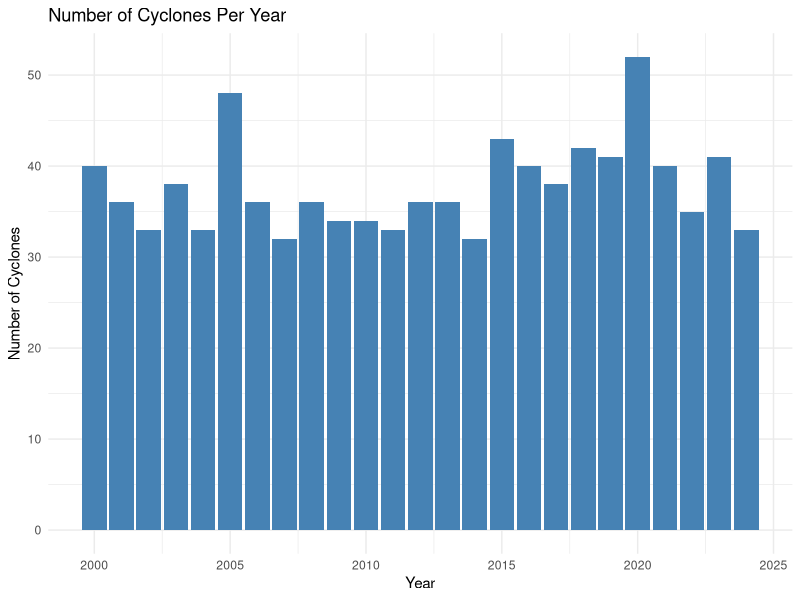
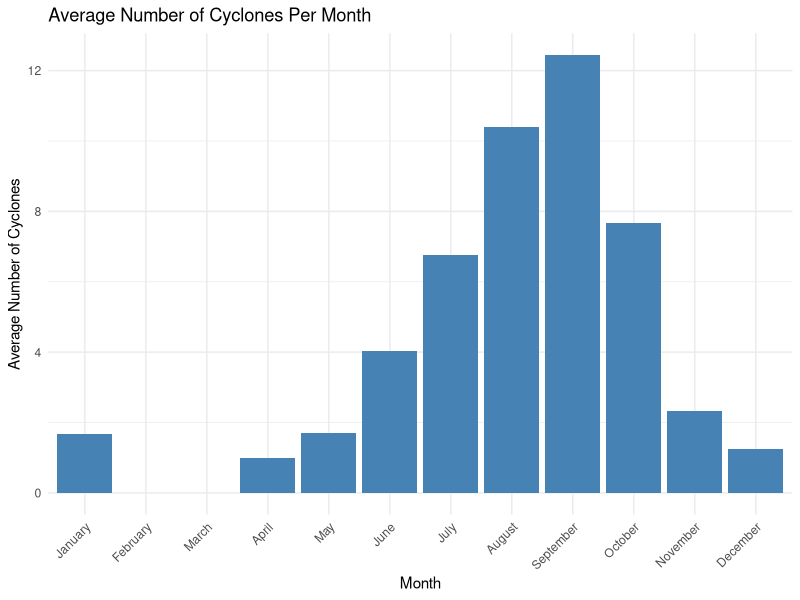
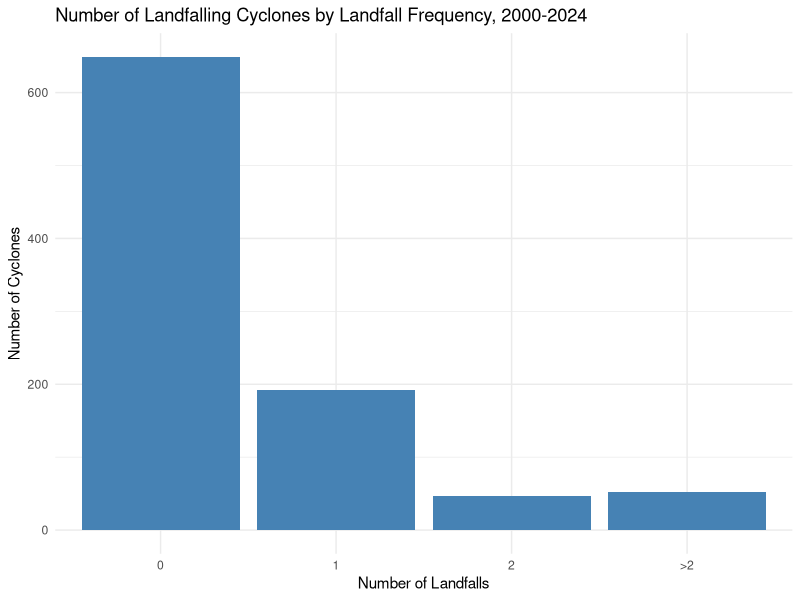
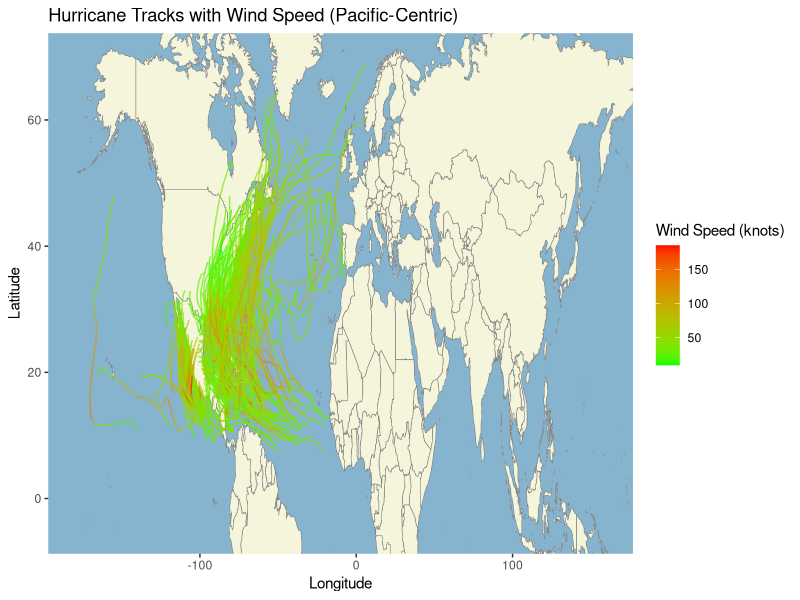

The R script that drew these images, in order:
# in this script, we perform an exploratory data analysis of our cyclone
# track data from the HURDAT2 data set
# we are interested in the number of cyclones per year, how many make landfall 
# and any seasonality effects

library(dplyr)
library(magrittr)
library(here)
library(tidyr)
library(ggplot2)
library(stringr)


#==============================================================================
# we load our data set
#==============================================================================

hurricane_data <- read.csv(here("data", "derived", "hurricane-data.csv"))


#==============================================================================
# we want to plot the number of cyclones per year from 2000-2024 
#==============================================================================

cyclones_per_year <- hurricane_data %>%
  group_by(YEAR, STORM_ID) %>%
  summarise() %>%
  group_by(YEAR) %>%
  summarise(CYCLONE_NUM = n())

# Plot
p1 <- ggplot(cyclones_per_year, aes(x = YEAR, y = CYCLONE_NUM)) +
  geom_col(fill = "steelblue") +
  labs(title = "Number of Cyclones Per Year",
       x = "Year",
       y = "Number of Cyclones") +
  theme_minimal()

# save output
ggsave(here("outputs", "cyclones-per-year.pdf"), 
       plot = p1, 
       height = 4.5, 
       width = 6, 
       dpi=300)


#==============================================================================
# since cyclone numbers have stayed relatively constant (besides two peaks)
# over the years, we check for a monthly seasonality component 
#==============================================================================

# calculate average number of cyclones per month (across 2000-2024)
cyclones_per_month_and_year <- hurricane_data %>%
  group_by(YEAR, MONTH, STORM_ID) %>%
  summarise() %>%
  group_by(YEAR, MONTH) %>%
  summarise(CYCLONE_NUM = n())

avg_cyclones_per_month <- cyclones_per_month_and_year %>%
  group_by(MONTH) %>%
  summarise(AVG_CYCLONES = mean(CYCLONE_NUM))

# we notice some months are missing from our data set
# this is because no cyclones occurred in those months
# we now add the missing months with an avg cyclone count of zero
all_months <- data.frame(MONTH = 1:12)
avg_cyclones_per_month <- left_join(all_months, 
                                        avg_cyclones_per_month, 
                                        by = "MONTH")

# replace month numbers with month names
avg_cyclones_per_month <- avg_cyclones_per_month %>%
  mutate(AVG_CYCLONES = replace_na(AVG_CYCLONES, 0), MONTH = month.name)


# plot average number of cyclones per month
p2 <- ggplot(avg_cyclones_per_month, aes(x = factor(MONTH, levels = MONTH), 
                                         y = AVG_CYCLONES)) +
  geom_col(fill = "steelblue") +
  labs(title = "Average Number of Cyclones Per Month",
       x = "Month",
       y = "Average Number of Cyclones") +
  theme_minimal() + 
  theme(axis.text.x = element_text(angle = 45,vjust = 1,hjust = 1))

# we see a significant increase in the number of cyclones in July-October

# save output
ggsave(here("outputs", "avg-cyclones-per-month.pdf"), 
       plot = p2,
       height = 4.5,
       width = 6, dpi=300)

#==============================================================================
# we now want to look closer into cyclone that landfall
#==============================================================================

# number of landfalls for each cyclone
landfall_statistics <- hurricane_data %>%
  group_by(STORM_ID) %>%
  summarise(LANDFALL_NUM = sum(RECORD_ID == "L"))

# categorise cyclones based on how many times they landfall
landfall_statistics <- landfall_statistics %>%
  mutate(CATEGORY = case_when(
    LANDFALL_NUM == 0 ~ '0',
    LANDFALL_NUM == 1 ~ '1',
    LANDFALL_NUM == 2 ~ '2',
    LANDFALL_NUM > 2  ~ ">2"))

# Count how many cyclones fall into each category
landfall_summary <- landfall_statistics %>%
  group_by(CATEGORY) %>%
  summarise(NUM = n())

# plot results
p3 <- ggplot(landfall_summary, aes(x = factor(CATEGORY, levels = CATEGORY), y = NUM)) +
  geom_col(fill = "steelblue") +
  labs(title = "Number of Landfalling Cyclones by Landfall Frequency, 2000-2024",
       x = "Number of Landfalls",
       y = "Number of Cyclones") +
  theme_minimal()

# save output
ggsave(here("outputs", "nbr-cyclone-landfalls.pdf"), 
       plot = p3, 
       height = 4.5, 
       width = 6, 
       dpi=300)

#==============================================================================
# we also want to inspect cyclone paths for cyclones that landfall
#==============================================================================

# we load our world map data
world <- map_data("world")


# we now select all the hurricanes that landfall at least once
landfall_hurricanes <- hurricane_data %>%
  filter(RECORD_ID == "L") %>%
  distinct(STORM_ID)

landfall_data <- hurricane_data %>%
  filter(STORM_ID %in% landfall_hurricanes$STORM_ID)


landfall_data <- landfall_data %>%
  mutate(TIME = sprintf("%04s", as.integer(TIME)),
    DATE_TIME = as.POSIXct(paste(YEAR, 
                                 MONTH, 
                                 DAY, 
                                 str_sub(TIME, 1, 2), 
                                 str_sub(TIME, 3, 4)),
                      format = "%Y %m %d %H %M"))

# plot map
p4 <- ggplot() +
  # Base world map 
  geom_polygon(data = world,
               aes(x = long, y = lat, group = group), 
               fill = "beige", 
               col = "#808080", 
               size = 0.2) +  
  theme(panel.background = element_rect(fill = "#86B3CD", color = NA),
        panel.grid.major = element_blank(), panel.grid.minor = element_blank()) +
  
  geom_path(data = landfall_data, aes(x = LON, 
                                      y = LAT, 
                                      group = STORM_ID, 
                                      color = WIND), 
            size = 0.5, alpha = 0.7) +
  scale_color_gradient(low = "green", high = "red") + 
  coord_cartesian( xlim = c(-180, 160), ylim = c(-5, 70)) + 
  labs(title = "Hurricane Tracks with Wind Speed (Pacific-Centric)",
       x = "Longitude", 
       y = "Latitude", 
       color = "Wind Speed (knots)") +
  theme(legend.position = "right")


ggsave(here("outputs", "landfall-map.pdf"), 
       plot =p4,
       height = 4, 
       width = 10, 
       dpi=300)
